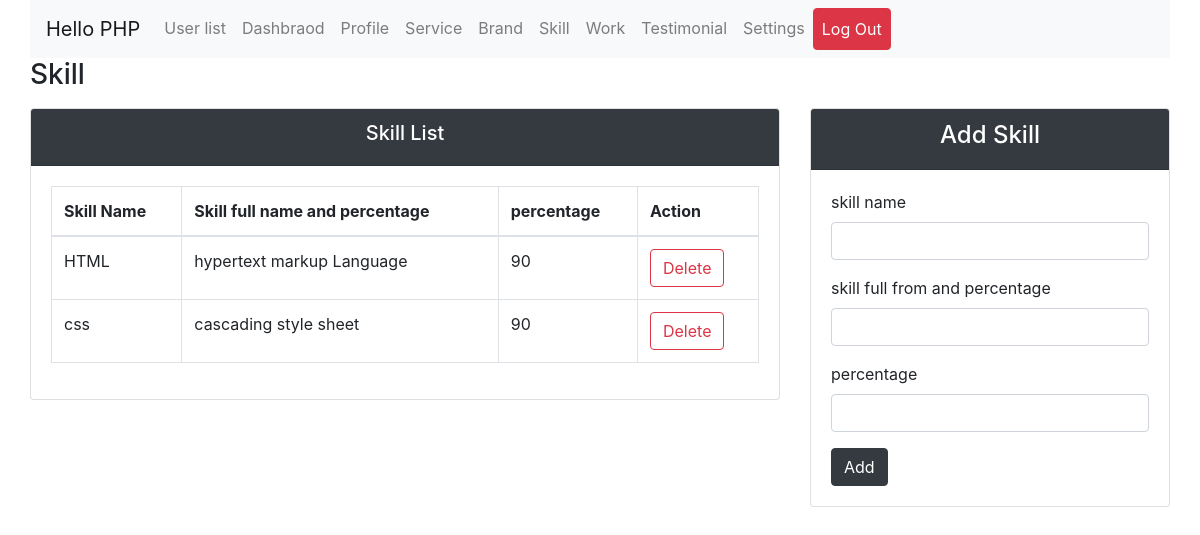
Page /skill.php (signed in) on the committed database.
### tables this page shows
CREATE TABLE `skills` (
  `id` int(10) NOT NULL,
  `skill_name` varchar(50) NOT NULL,
  `skill_full` varchar(100) NOT NULL,
  `percentage` int(20) NOT NULL
);

### skill.php (the view, shortened to what this page needs)
<?php
    require_once 'includes/header.php';
    require_once 'includes/nav.php';
    require_once 'includes/db.php';
    $skill_query = "SELECT * FROM skills";
    $skill_db = mysqli_query($db_connect, $skill_query);
?>
   <h3>Skill</h3>
    <div class="row mt-3">
        <div class="col-lg-8">
            <div class="card mb-3">
                <div class="card-header bg-dark text-white text-center">
                    <h5>Skill List</h5>
                </div>
                <div class="card-body">
                    <table class="table table-hover table-bordered">
                        <thead>
                            <tr>
                                <th scope="col">Skill Name</th>
                                <th scope="col">Skill full name and percentage</th>
                                <th scope="col">percentage</th>
                                <th scope="col">Action</th>
                            </tr>
                        </thead>
                        <tbody>
                            <?php
                            foreach($skill_db as $skill):
                        ?>
                            <tr>
                                <td><?=$skill['skill_name']?></td>
                                <td><?=$skill['skill_full']?></td>
                                <td><?=$skill['percentage']?></td>
                                <td><a href="skill_delete.php?id=<?=$skill['id']?>" class="btn btn-outline-danger">Delete</a></td>
                            </tr>
                            <?php endforeach;?>
                        </tbody>
                    </table>
                </div>
            </div>
        </div>
        <div class="col-4">
            <div class="card mb-3">
                <div class="card-header bg-dark text-white text-center">
                    <h4>Add Skill</h4>
                </div>
                <div class="card-body">
                    <form action="skill_post.php" method="POST">
                        <div class="form-group">
                            <label>skill name</label>
                            <input type="text" class="form-control" name="skill name">
                        </div>
                        <div class="form-group">
                            <label>skill full from and percentage</label>
                            <input type="text" class="form-control" name="skill full">
                        </div>
                        <div class="form-group">
                            <label>percentage</label>
                            <input type="number" class="form-control" name="percentage">
                        </div>
                        <button type="submit" class="btn btn-dark">Add</button>
                    </form>
                </div>
            </div>
        </div>
    </div>
    <?php
    require_once 'includes/footer.php';
?>

### rows in the picture
skills: skill_name "HTML", skill_full "hypertext markup Language", percentage "90"
skills: skill_name "css", skill_full "cascading style sheet", percentage "90"
